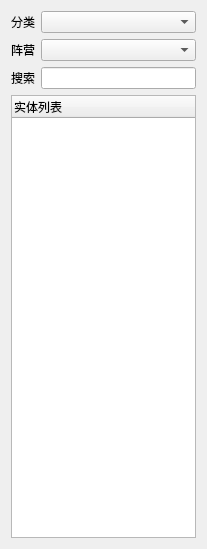
<?xml version="1.0" encoding="UTF-8"?>
<ui version="4.0">
 <class>ByyAssembleWidget</class>
 <widget class="QWidget" name="ByyAssembleWidget">
  <property name="geometry">
   <rect>
    <x>0</x>
    <y>0</y>
    <width>207</width>
    <height>549</height>
   </rect>
  </property>
  <property name="windowTitle">
   <string>ByyAssembleWidget</string>
  </property>
  <layout class="QVBoxLayout" name="verticalLayout">
   <item>
    <layout class="QHBoxLayout" name="horizontalLayout">
     <item>
      <widget class="QLabel" name="label">
       <property name="text">
        <string>分类</string>
       </property>
      </widget>
     </item>
     <item>
      <widget class="QComboBox" name="categoriesComboBox">
       <property name="sizePolicy">
        <sizepolicy hsizetype="Expanding" vsizetype="Fixed">
         <horstretch>0</horstretch>
         <verstretch>0</verstretch>
        </sizepolicy>
       </property>
      </widget>
     </item>
    </layout>
   </item>
   <item>
    <layout class="QHBoxLayout" name="horizontalLayout_2">
     <item>
      <widget class="QLabel" name="label_2">
       <property name="text">
        <string>阵营</string>
       </property>
      </widget>
     </item>
     <item>
      <widget class="QComboBox" name="forceComboBox">
       <property name="sizePolicy">
        <sizepolicy hsizetype="Expanding" vsizetype="Fixed">
         <horstretch>0</horstretch>
         <verstretch>0</verstretch>
        </sizepolicy>
       </property>
      </widget>
     </item>
    </layout>
   </item>
   <item>
    <layout class="QHBoxLayout" name="horizontalLayout_3">
     <item>
      <widget class="QLabel" name="label_3">
       <property name="text">
        <string>搜索</string>
       </property>
      </widget>
     </item>
     <item>
      <widget class="QLineEdit" name="searchEdit"/>
     </item>
    </layout>
   </item>
   <item>
    <widget class="QTreeWidget" name="treeWidget">
     <property name="sizePolicy">
      <sizepolicy hsizetype="Preferred" vsizetype="Expanding">
       <horstretch>0</horstretch>
       <verstretch>0</verstretch>
      </sizepolicy>
     </property>
     <property name="iconSize">
      <size>
       <width>20</width>
       <height>20</height>
      </size>
     </property>
     <column>
      <property name="text">
       <string notr="true">实体列表</string>
      </property>
     </column>
    </widget>
   </item>
  </layout>
 </widget>
 <layoutdefault spacing="6" margin="11"/>
 <resources/>
 <connections/>
</ui>
